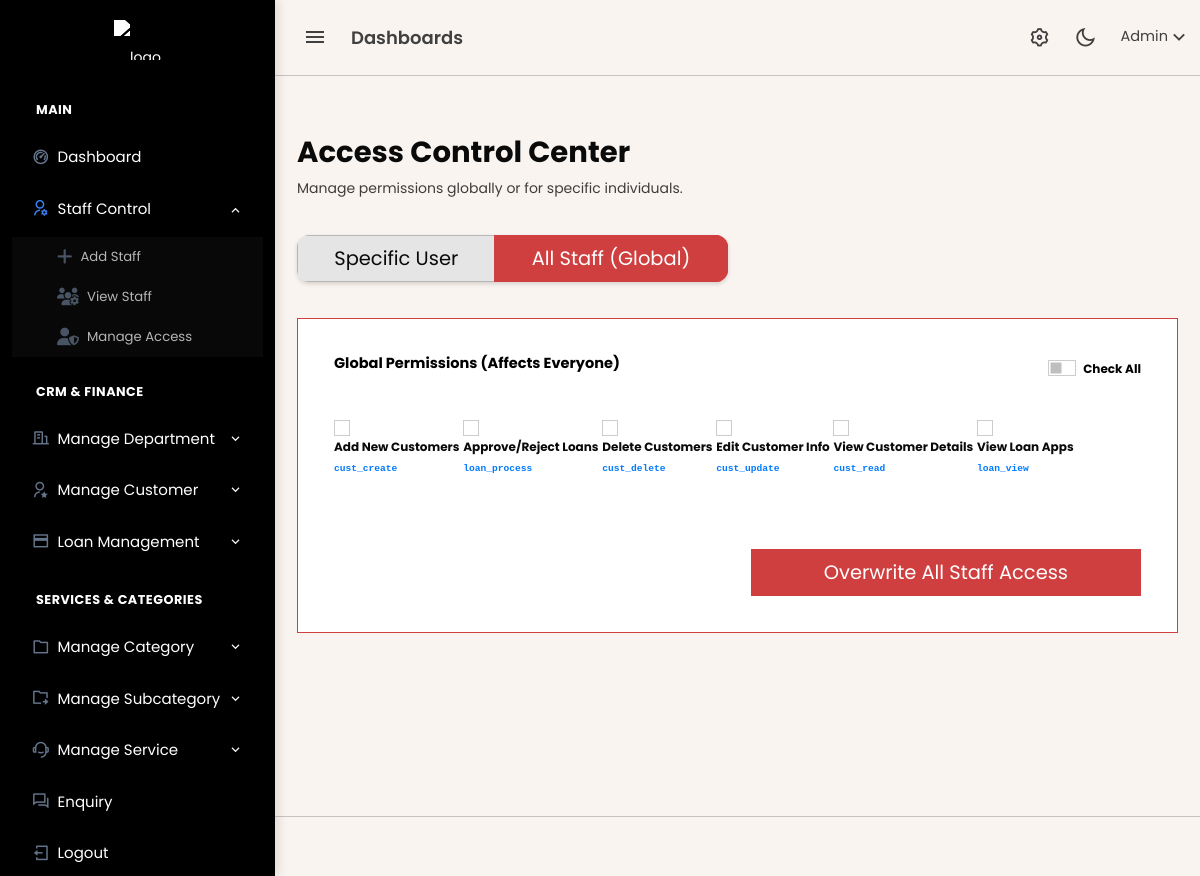
Page /admin/manage_permissions.php?mode=bulk (signed in) on the earlier database version.
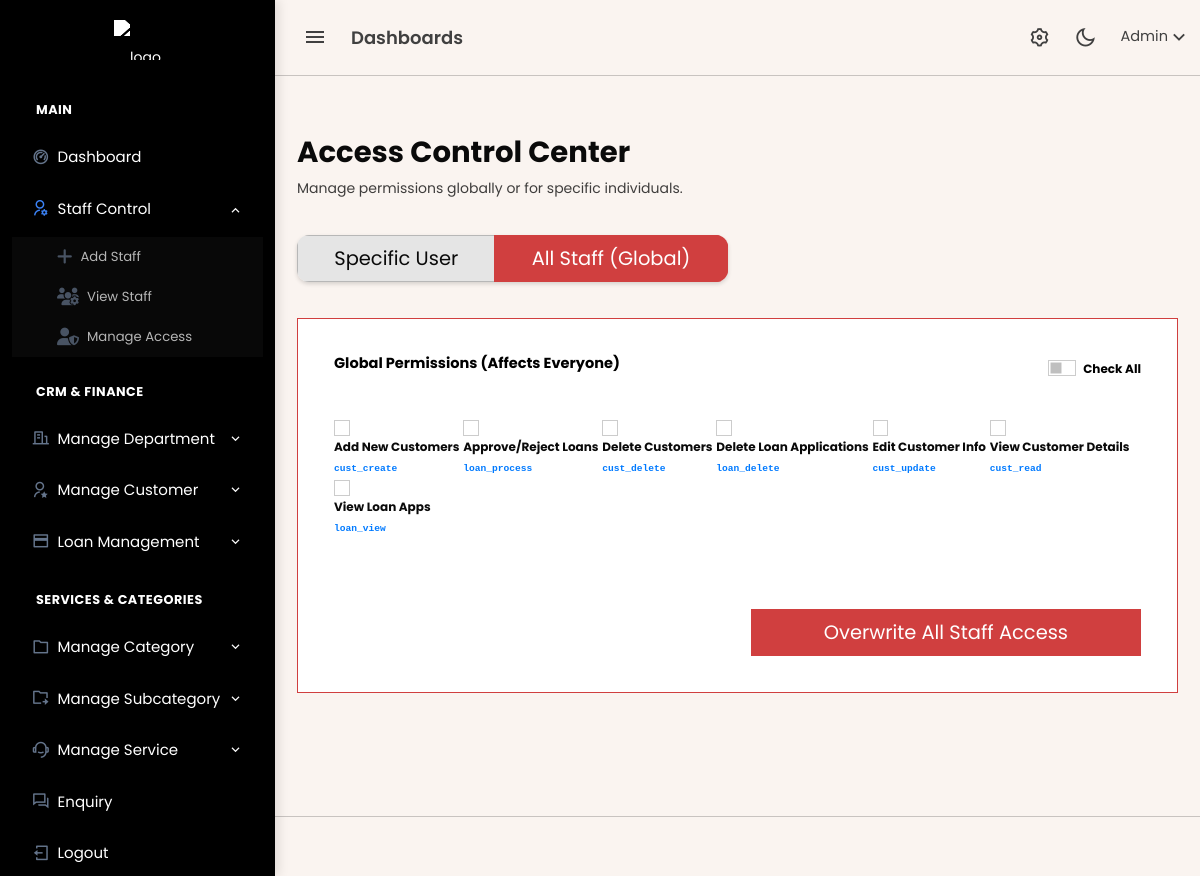
Same page on the later database version.
### tables this page shows
CREATE TABLE `permissions` (
  `id` int(11) NOT NULL,
  `perm_key` varchar(50) NOT NULL,
  `description` varchar(255) DEFAULT NULL
);

### admin/manage_permissions.php (the view, shortened to what this page needs)
<?php
include 'header.php';
$mode = $_GET['mode'] ?? 'individual';
$selected_id = isset($_GET['staff_id']) ? (int)$_GET['staff_id'] : 0;
$current_perms = [];
$all_perms = mysqli_query($conn, "SELECT id, perm_key, description FROM permissions ORDER BY description ASC");
?>
<?php include 'topbar.php'; ?>
<?php include 'sidebar.php'; ?>
<div class="content-page">
    <div class="content">
        <div class="container-fluid pt-4">
            <div class="mb-4">
                <h2 class="fw-bold text-dark">Access Control Center</h2>
                <p class="text-muted">Manage permissions globally or for specific individuals.</p>
            </div>
            <div class="row mb-4">
                <div class="col-md-6">
                    <div class="btn-group w-100 shadow-sm" style="border-radius: 12px; overflow: hidden;">
                        <a href="?mode=individual" class="btn btn-lg <?= $mode == 'individual' ? 'btn-dark' : 'btn-light border' ?>">Specific User</a>
                        <a href="?mode=bulk" class="btn btn-lg <?= $mode == 'bulk' ? 'btn-danger' : 'btn-light border' ?>">All Staff (Global)</a>
                    </div>
                </div>
            </div>
            <?php if ($mode == 'bulk' || ($mode == 'individual' && $selected_id > 0)): ?>
            <form action="db/update/permission_handler.php" method="POST">
                <div class="card card-modern p-4 <?= $mode == 'bulk' ? 'border-danger' : '' ?>">
                    <div class="d-flex justify-content-between align-items-center mb-4">
                        <h5 class="fw-bold"><?= $mode == 'bulk' ? 'Global Permissions (Affects Everyone)' : 'User Permissions' ?></h5>
                        <div class="form-check form-switch">
                            <input class="form-check-input" type="checkbox" id="selectAll">
                            <label class="form-check-label small fw-bold" for="selectAll">Check All</label>
                        </div>
                    </div>
                    <div class="perm-grid">
                        <?php mysqli_data_seek($all_perms, 0); while($p = mysqli_fetch_assoc($all_perms)): ?>
                            <label class="perm-item">
                                <input type="checkbox" name="perms[]" value="<?= $p['id'] ?>" class="form-check-input perm-check" <?= in_array($p['id'], $current_perms) ? 'checked' : '' ?>>
                                <div>
                                    <div class="fw-bold text-dark small"><?= $p['description'] ?></div>
                                    <code class="text-primary" style="font-size: 0.6rem;"><?= $p['perm_key'] ?></code>
                                </div>
                            </label>
                        <?php endwhile; ?>
                    </div>
                    <div class="mt-5 text-end">
                        <button type="submit" name="save_perms" class="btn <?= $mode == 'bulk' ? 'btn-danger' : 'btn-submit-pro' ?> btn-lg px-5">
                            <?= $mode == 'bulk' ? 'Overwrite All Staff Access' : 'Update User Access' ?>
                        </button>
                    </div>
                </div>
            </form>
            <?php endif; ?>
        </div>
    </div>
</div>
<?php include 'footer.php'; ?>

### admin/header.php (shortened to what this page needs)
<!DOCTYPE html>
<html lang="en">
<head>
	<link rel="stylesheet" href="assets/vendor/daterangepicker/daterangepicker.css">
	<link rel="stylesheet" href="assets/vendor/admin-resources/jquery.vectormap/jquery-jvectormap-1.2.2.css">
	<link href="assets/css/app.min.css" rel="stylesheet" type="text/css" id="app-style" />
<link rel="stylesheet" href="https://cdnjs.cloudflare.com/ajax/libs/font-awesome/6.4.2/css/all.min.css">
	<link href="assets/css/icons.min.css" rel="stylesheet" type="text/css" />
</head>
<body>
	<div class="wrapper">

### admin/topbar.php (shortened to what this page needs)
<div class="navbar-custom">
    <div class="topbar container-fluid">
        <div class="d-flex align-items-center gap-1">
            <button class="button-toggle-menu">
                <i class="mdi mdi-menu"></i>
            </button>
            <h4 class="page-title d-none d-sm-block">Dashboards</h4>
        </div>
        <ul class="topbar-menu d-flex align-items-center gap-3">
            <li class="d-none d-sm-inline-block">
                <a class="nav-link" data-bs-toggle="offcanvas" href="#theme-settings-offcanvas">
                    <span class="ri-settings-3-line fs-22"></span>
                </a>
            </li>
            <li class="d-none d-sm-inline-block">
                <div class="nav-link" id="light-dark-mode">
                    <i class="ri-moon-line fs-22"></i>
                </div>
            </li>
            <li class="dropdown">
                <a class="nav-link dropdown-toggle arrow-none nav-user" data-bs-toggle="dropdown" href="#" role="button" aria-haspopup="false" aria-expanded="false">
                    <span class="d-lg-block d-none">
                        <h5 class="my-0 fw-normal">Admin<i class="ri-arrow-down-s-line fs-22 d-none d-sm-inline-block align-middle"></i></h5>
                    </span>
                </a>
            </li>
        </ul>
    </div>
</div>

### admin/sidebar.php (shortened to what this page needs)
<?php
$current_page = basename($_SERVER['PHP_SELF']);
$dept_active = in_array($current_page, ['add-department.php', 'departments.php']);
$customer_active = in_array($current_page, [
    'customer_add.php',
    'customers.php',
    'customer_edit.php',
    'customer_view.php'
]);
$loan_active = in_array($current_page, [
    'loan_applications.php',
    'loan_view.php',
    'rejected_loans.php'
]);
$cat_active      = in_array($current_page, ['category_add.php', 'category.php']);
$subcat_active   = in_array($current_page, ['subcategory_add.php', 'subcategory.php']);
$service_active  = in_array($current_page, ['service_add.php', 'services.php', 'service_edit.php', 'service_details.php', 'plan-work.php']);
$staff_active = in_array($current_page, [
    'staff_add.php',
    'staff_list.php',
    'manage_permissions.php'
]);
?>
<div class="leftside-menu">
    <a href="dashboard.php" class="logo text-center d-block">
        <span class="logo-lg">
            <img src="uploads/logo-ravi.png" alt="logo" style="max-height: 40px; margin: 20px 0; filter: brightness(0) invert(1);">
        </span>
    </a>
    <div class="h-100">
        <ul class="side-nav">
            <li class="side-nav-title">Main</li>
            <li class="side-nav-item <?= ($current_page == 'dashboard.php') ? 'active' : '' ?>">
                <a href="dashboard.php" class="side-nav-link">
                    <i class="ri-dashboard-2-line"></i>
                    <span>Dashboard</span>
                </a>
            </li>
            <li class="side-nav-item <?= $staff_active ? 'active' : '' ?>">
                <a href="javascript:void(0);" class="side-nav-link has-arrow">
                    <i class="ri-user-settings-line"></i>
                    <span>Staff Control</span>
                </a>
                <ul class="side-nav-second-level">
                    <li><a href="staff_add.php" class="side-nav-link"><i class="fas fa-plus"></i> Add Staff</a></li>
                    <li><a href="staff_list.php" class="side-nav-link"><i class="fas fa-users-cog"></i> View Staff</a></li>
                    <li><a href="manage_permissions.php" class="side-nav-link"><i class="fas fa-user-shield"></i> Manage Access</a></li>
                </ul>
            </li>
            <li class="side-nav-title">CRM & Finance</li>
            <li class="side-nav-item <?= $dept_active ? 'active' : '' ?>">
                <a href="javascript:void(0);" class="side-nav-link has-arrow">
                    <i class="ri-building-line"></i>
                    <span>Manage Department</span>
                </a>
            </li>
            <li class="side-nav-item <?= $customer_active ? 'active' : '' ?>">
                <a href="javascript:void(0);" class="side-nav-link has-arrow">
                    <i class="ri-user-star-line"></i>
                    <span>Manage Customer</span>
                </a>
            </li>
            <li class="side-nav-item <?= $loan_active ? 'active' : '' ?>">
                <a href="javascript:void(0);" class="side-nav-link has-arrow">
                    <i class="ri-bank-card-2-line"></i>
                    <span>Loan Management</span>
                </a>
            </li>
            <li class="side-nav-title">Services & Categories</li>
            <li class="side-nav-item <?= $cat_active ? 'active' : '' ?>">
                <a href="javascript:void(0);" class="side-nav-link has-arrow">
                    <i class="ri-folder-line"></i>
                    <span>Manage Category</span>
                </a>
            </li>
            <li class="side-nav-item <?= $subcat_active ? 'active' : '' ?>">
                <a href="javascript:void(0);" class="side-nav-link has-arrow">
                    <i class="ri-folder-shared-line"></i>
                    <span>Manage Subcategory</span>
                </a>
            </li>
            <li class="side-nav-item <?= $service_active ? 'active' : '' ?>">
                <a href="javascript:void(0);" class="side-nav-link has-arrow">
                    <i class="ri-customer-service-2-line"></i>
                    <span>Manage Service</span>
                </a>
            </li>
            <li class="side-nav-item <?= ($current_page == 'enquiries.php') ? 'active' : '' ?>">
                <a href="enquiries.php" class="side-nav-link">
                    <i class="ri-question-answer-line"></i>
                    <span>Enquiry</span>
                </a>
            </li>
            <li class="side-nav-item">
                <a href="db/auth-logout.php" class="side-nav-link text-danger">
                    <i class="ri-logout-box-line"></i>
                    <span>Logout</span>
                </a>
            </li>
        </ul>
    </div>
</div>

### admin/footer.php (shortened to what this page needs)
				<footer class="footer">
				</footer>
			</div>
</body>
</html>

### admin/sidebar.php (style rules this page uses)
:root { --nav-bg: #000000; --nav-text: #ffffff; --nav-hover-bg: #1e293b; --accent-blue: #3b82f6; }
.leftside-menu { background: var(--nav-bg) !important; width: 260px; position: fixed; height: 100%; box-shadow: 4px 0 10px rgba(0,0,0,0.1); z-index: 1000; overflow-y: auto; }
.side-nav-link { color: var(--nav-text) !important; padding: 12px 20px !important; display: flex !important; align-items: center; text-decoration: none !important; transition: 0.2s; cursor: pointer; }
.side-nav-link i { font-size: 1.1rem; margin-right: 12px; color: #64748b; }
.has-arrow::after { content: "\ea4e"; font-family: 'remixicon'; margin-left: auto; transition: transform 0.3s; }
.side-nav-item.active > .has-arrow::after { transform: rotate(180deg); }
.side-nav-second-level { list-style: none; padding: 0; display: none; background: rgba(255, 255, 255, 0.03); }
.side-nav-item.active .side-nav-second-level { display: block; }
.side-nav-second-level .side-nav-link { padding: 10px 20px 10px 45px !important; font-size: 0.825rem !important; opacity: 0.7; }
.side-nav-item.active > .side-nav-link i { color: var(--accent-blue) !important; }
.side-nav-title { padding: 15px 20px 5px; font-size: 0.7rem; text-transform: uppercase; color: #64748b; font-weight: 700; letter-spacing: 0.5px; }

Differences in the rows shown:
added permissions: description "Delete Loan Applications", perm_key "loan_delete"
